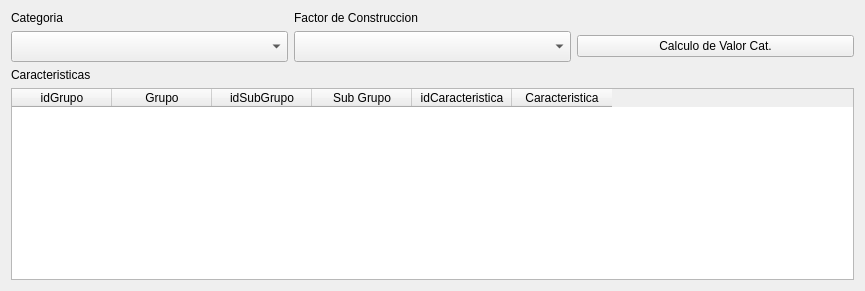
                   <widget class="QWidget" name="widget_12" native="true">
                    <layout class="QGridLayout" name="gridLayout_23">
                     <item row="0" column="0">
                      <widget class="QLabel" name="label_85">
                       <property name="text">
                        <string>Categoria</string>
                       </property>
                      </widget>
                     </item>
                     <item row="0" column="1">
                      <widget class="QLabel" name="lFacConstC">
                       <property name="text">
                        <string>Factor de Construccion</string>
                       </property>
                      </widget>
                     </item>
                     <item row="1" column="0">
                      <widget class="QComboBox" name="cmbCategoriaC">
                       <property name="minimumSize">
                        <size>
                         <width>277</width>
                         <height>0</height>
                        </size>
                       </property>
                       <property name="maximumSize">
                        <size>
                         <width>500</width>
                         <height>16777215</height>
                        </size>
                       </property>
                       <property name="font">
                        <font>
                         <pointsize>14</pointsize>
                         <weight>75</weight>
                         <bold>true</bold>
                        </font>
                       </property>
                       <property name="styleSheet">
                        <string notr="true">QComboBox QAbstractItemView::item { min-height: 25;}
QListView{color: black ; font-size: 16px; outline:none; font-weight:bold}QListView::item:selected { color: red; background-color: lightgray;}</string>
                       </property>
                      </widget>
                     </item>
                     <item row="1" column="1">
                      <widget class="QComboBox" name="cmbFactorConstrC">
                       <property name="minimumSize">
                        <size>
                         <width>277</width>
                         <height>0</height>
                        </size>
                       </property>
                       <property name="maximumSize">
                        <size>
                         <width>500</width>
                         <height>16777215</height>
                        </size>
                       </property>
                       <property name="font">
                        <font>
                         <pointsize>14</pointsize>
                         <weight>75</weight>
                         <bold>true</bold>
                        </font>
                       </property>
                       <property name="styleSheet">
                        <string notr="true">QComboBox QAbstractItemView::item { min-height: 25;}
QListView{color: black ; font-size: 16px; outline:none; font-weight:bold}QListView::item:selected { color: red; background-color: lightgray;}</string>
                       </property>
                      </widget>
                     </item>
                     <item row="2" column="0">
                      <widget class="QLabel" name="label_87">
                       <property name="text">
                        <string>Caracteristicas</string>
                       </property>
                      </widget>
                     </item>
                     <item row="1" column="2">
                      <widget class="QPushButton" name="btnCalcValCatC">
                       <property name="minimumSize">
                        <size>
                         <width>277</width>
                         <height>0</height>
                        </size>
                       </property>
                       <property name="text">
                        <string>Calculo de Valor Cat.</string>
                       </property>
                      </widget>
                     </item>
                     <item row="3" column="0" colspan="3">
                      <widget class="QTableWidget" name="twCaracteristicasC">
                       <property name="minimumSize">
                        <size>
                         <width>0</width>
                         <height>180</height>
                        </size>
                       </property>
                       <property name="maximumSize">
                        <size>
                         <width>16777215</width>
                         <height>16777215</height>
                        </size>
                       </property>
                       <column>
                        <property name="text">
                         <string>idGrupo</string>
                        </property>
                       </column>
                       <column>
                        <property name="text">
                         <string>Grupo</string>
                        </property>
                       </column>
                       <column>
                        <property name="text">
                         <string>idSubGrupo</string>
                        </property>
                       </column>
                       <column>
                        <property name="text">
                         <string>Sub Grupo</string>
                        </property>
                       </column>
                       <column>
                        <property name="text">
                         <string>idCaracteristica</string>
                        </property>
                       </column>
                       <column>
                        <property name="text">
                         <string>Caracteristica</string>
                        </property>
                       </column>
                      </widget>
                     </item>
                    </layout>
                   </widget>
